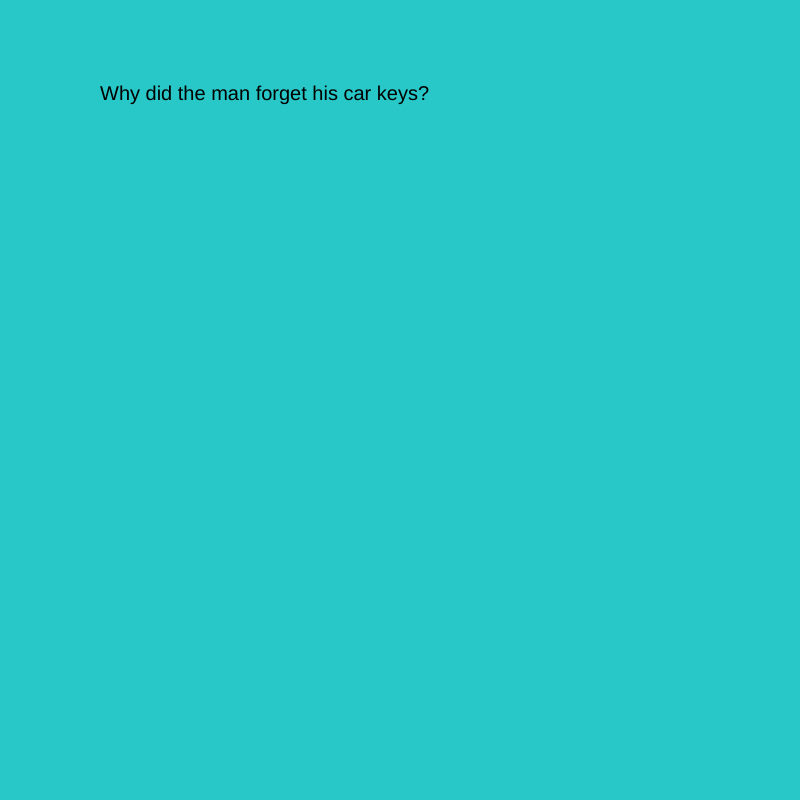
Frame 1 (no input)
Frame 60 (no input): identical to frame 1, image omitted
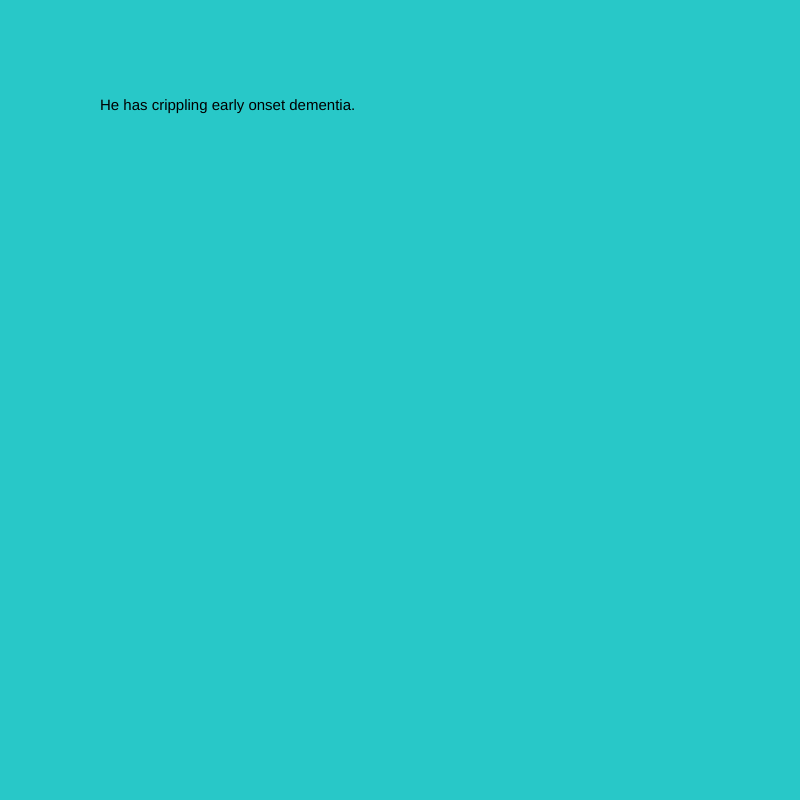
Frame 120 (the mouse pressed at the canvas centre since frame 60)

The p5.js sketch that drew these frames (run headless with seeded random() and noise() and a simulated clock; from frame 60 on, the mouse is pressed at the canvas centre):

// p5.js sketch
// ── sketch.js
var myState = 0;
var timer = 0;

function setup() {

  createCanvas(800, 800);
}

function draw() {
  background(40, 200, 200);

  switch (myState) {

    case 0:
      background(40, 200, 200);
      textSize(20);
      text("Why did the man forget his car keys?", 100, 100);
      break;

    case 1:
      background(40, 200, 200);
      textSize(15);
      text("He has crippling early onset dementia.", 100, 110);
      break;

  }

  timer++;
  if (timer > 100) {
    myState = 1;
  }

}

function mouseReleased() {
  myState = 0;
  timer = 0;
}
